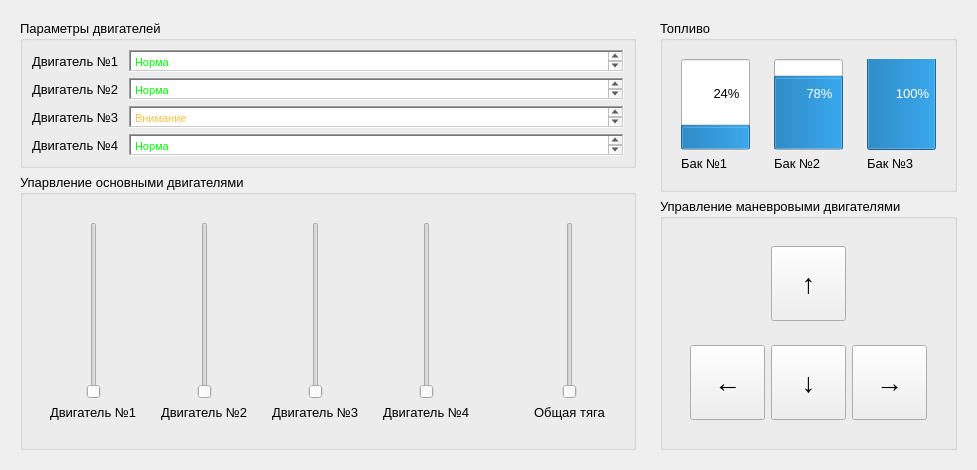
                <widget class="QFrame" name="frame_27">
                 <layout class="QHBoxLayout" name="horizontalLayout_25">
                  <item>
                   <widget class="QFrame" name="frame_38">
                    <layout class="QVBoxLayout" name="verticalLayout_16">
                     <item>
                      <widget class="QGroupBox" name="groupBox_9">
                       <property name="maximumSize">
                        <size>
                         <width>16777215</width>
                         <height>185</height>
                        </size>
                       </property>
                       <property name="font">
                        <font>
                         <pointsize>10</pointsize>
                        </font>
                       </property>
                       <property name="title">
                        <string>Параметры двигателей</string>
                       </property>
                       <layout class="QVBoxLayout" name="verticalLayout">
                        <item>
                         <widget class="QFrame" name="frame_28">
                          <layout class="QHBoxLayout" name="horizontalLayout_16">
                           <property name="spacing">
                            <number>10</number>
                           </property>
                           <property name="leftMargin">
                            <number>0</number>
                           </property>
                           <property name="topMargin">
                            <number>0</number>
                           </property>
                           <property name="rightMargin">
                            <number>0</number>
                           </property>
                           <property name="bottomMargin">
                            <number>0</number>
                           </property>
                           <item>
                            <widget class="QLabel" name="label_19">
                             <property name="text">
                              <string>Двигатель №1</string>
                             </property>
                            </widget>
                           </item>
                           <item>
                            <widget class="QTextEdit" name="textEdit_2">
                             <property name="sizePolicy">
                              <sizepolicy hsizetype="Expanding" vsizetype="Preferred">
                               <horstretch>0</horstretch>
                               <verstretch>0</verstretch>
                              </sizepolicy>
                             </property>
                             <property name="maximumSize">
                              <size>
                               <width>16777215</width>
                               <height>22</height>
                              </size>
                             </property>
                             <property name="frameShape">
                              <enum>QFrame::WinPanel</enum>
                             </property>
                             <property name="frameShadow">
                              <enum>QFrame::Sunken</enum>
                             </property>
                             <property name="html">
                              <string>&lt;!DOCTYPE HTML PUBLIC &quot;-//W3C//DTD HTML 4.0//EN&quot; &quot;http://www.w3.org/TR/REC-html40/strict.dtd&quot;&gt;
&lt;html&gt;&lt;head&gt;&lt;meta name=&quot;qrichtext&quot; content=&quot;1&quot; /&gt;&lt;style type=&quot;text/css&quot;&gt;
p, li { white-space: pre-wrap; }
&lt;/style&gt;&lt;/head&gt;&lt;body style=&quot; font-family:'Ubuntu'; font-size:10pt; font-weight:400; font-style:normal;&quot;&gt;
&lt;p style=&quot; margin-top:0px; margin-bottom:0px; margin-left:0px; margin-right:0px; -qt-block-indent:0; text-indent:0px;&quot;&gt;&lt;span style=&quot; font-family:'MS Shell Dlg 2'; font-size:8.25pt; color:#00ff00;&quot;&gt;Норма&lt;/span&gt;&lt;/p&gt;&lt;/body&gt;&lt;/html&gt;</string>
                             </property>
                            </widget>
                           </item>
                          </layout>
                         </widget>
                        </item>
                        <item>
                         <widget class="QFrame" name="frame_29">
                          <layout class="QHBoxLayout" name="horizontalLayout_17">
                           <property name="spacing">
                            <number>10</number>
                           </property>
                           <property name="leftMargin">
                            <number>0</number>
                           </property>
                           <property name="topMargin">
                            <number>0</number>
                           </property>
                           <property name="rightMargin">
                            <number>0</number>
                           </property>
                           <property name="bottomMargin">
                            <number>0</number>
                           </property>
                           <item>
                            <widget class="QLabel" name="label_20">
                             <property name="text">
                              <string>Двигатель №2</string>
                             </property>
                            </widget>
                           </item>
                           <item>
                            <widget class="QTextEdit" name="textEdit_3">
                             <property name="sizePolicy">
                              <sizepolicy hsizetype="Expanding" vsizetype="Preferred">
                               <horstretch>0</horstretch>
                               <verstretch>0</verstretch>
                              </sizepolicy>
                             </property>
                             <property name="maximumSize">
                              <size>
                               <width>16777215</width>
                               <height>22</height>
                              </size>
                             </property>
                             <property name="frameShape">
                              <enum>QFrame::WinPanel</enum>
                             </property>
                             <property name="frameShadow">
                              <enum>QFrame::Sunken</enum>
                             </property>
                             <property name="html">
                              <string>&lt;!DOCTYPE HTML PUBLIC &quot;-//W3C//DTD HTML 4.0//EN&quot; &quot;http://www.w3.org/TR/REC-html40/strict.dtd&quot;&gt;
&lt;html&gt;&lt;head&gt;&lt;meta name=&quot;qrichtext&quot; content=&quot;1&quot; /&gt;&lt;style type=&quot;text/css&quot;&gt;
p, li { white-space: pre-wrap; }
&lt;/style&gt;&lt;/head&gt;&lt;body style=&quot; font-family:'Ubuntu'; font-size:10pt; font-weight:400; font-style:normal;&quot;&gt;
&lt;p style=&quot; margin-top:0px; margin-bottom:0px; margin-left:0px; margin-right:0px; -qt-block-indent:0; text-indent:0px;&quot;&gt;&lt;span style=&quot; font-family:'MS Shell Dlg 2'; font-size:8.25pt; color:#00ff00;&quot;&gt;Норма&lt;/span&gt;&lt;/p&gt;&lt;/body&gt;&lt;/html&gt;</string>
                             </property>
                            </widget>
                           </item>
                          </layout>
                         </widget>
                        </item>
                        <item>
                         <widget class="QFrame" name="frame_31">
                          <layout class="QHBoxLayout" name="horizontalLayout_23">
                           <property name="spacing">
                            <number>10</number>
                           </property>
                           <property name="leftMargin">
                            <number>0</number>
                           </property>
                           <property name="topMargin">
                            <number>0</number>
                           </property>
                           <property name="rightMargin">
                            <number>0</number>
                           </property>
                           <property name="bottomMargin">
                            <number>0</number>
                           </property>
                           <item>
                            <widget class="QLabel" name="label_21">
                             <property name="text">
                              <string>Двигатель №3</string>
                             </property>
                            </widget>
                           </item>
                           <item>
                            <widget class="QTextEdit" name="textEdit_4">
                             <property name="sizePolicy">
                              <sizepolicy hsizetype="Expanding" vsizetype="Preferred">
                               <horstretch>0</horstretch>
                               <verstretch>0</verstretch>
                              </sizepolicy>
                             </property>
                             <property name="maximumSize">
                              <size>
                               <width>16777215</width>
                               <height>22</height>
                              </size>
                             </property>
                             <property name="frameShape">
                              <enum>QFrame::WinPanel</enum>
                             </property>
                             <property name="frameShadow">
                              <enum>QFrame::Sunken</enum>
                             </property>
                             <property name="html">
                              <string>&lt;!DOCTYPE HTML PUBLIC &quot;-//W3C//DTD HTML 4.0//EN&quot; &quot;http://www.w3.org/TR/REC-html40/strict.dtd&quot;&gt;
&lt;html&gt;&lt;head&gt;&lt;meta name=&quot;qrichtext&quot; content=&quot;1&quot; /&gt;&lt;style type=&quot;text/css&quot;&gt;
p, li { white-space: pre-wrap; }
&lt;/style&gt;&lt;/head&gt;&lt;body style=&quot; font-family:'Ubuntu'; font-size:10pt; font-weight:400; font-style:normal;&quot;&gt;
&lt;p style=&quot; margin-top:0px; margin-bottom:0px; margin-left:0px; margin-right:0px; -qt-block-indent:0; text-indent:0px;&quot;&gt;&lt;span style=&quot; font-family:'MS Shell Dlg 2'; font-size:8.25pt; color:#fdc149;&quot;&gt;Внимание&lt;/span&gt;&lt;/p&gt;&lt;/body&gt;&lt;/html&gt;</string>
                             </property>
                            </widget>
                           </item>
                          </layout>
                         </widget>
                        </item>
                        <item>
                         <widget class="QFrame" name="frame_30">
                          <layout class="QHBoxLayout" name="horizontalLayout_24">
                           <property name="spacing">
                            <number>10</number>
                           </property>
                           <property name="leftMargin">
                            <number>0</number>
                           </property>
                           <property name="topMargin">
                            <number>0</number>
                           </property>
                           <property name="rightMargin">
                            <number>0</number>
                           </property>
                           <property name="bottomMargin">
                            <number>0</number>
                           </property>
                           <item>
                            <widget class="QLabel" name="label_22">
                             <property name="text">
                              <string>Двигатель №4</string>
                             </property>
                            </widget>
                           </item>
                           <item>
                            <widget class="QTextEdit" name="textEdit_5">
                             <property name="sizePolicy">
                              <sizepolicy hsizetype="Expanding" vsizetype="Preferred">
                               <horstretch>0</horstretch>
                               <verstretch>0</verstretch>
                              </sizepolicy>
                             </property>
                             <property name="maximumSize">
                              <size>
                               <width>16777215</width>
                               <height>22</height>
                              </size>
                             </property>
                             <property name="frameShape">
                              <enum>QFrame::WinPanel</enum>
                             </property>
                             <property name="frameShadow">
                              <enum>QFrame::Sunken</enum>
                             </property>
                             <property name="html">
                              <string>&lt;!DOCTYPE HTML PUBLIC &quot;-//W3C//DTD HTML 4.0//EN&quot; &quot;http://www.w3.org/TR/REC-html40/strict.dtd&quot;&gt;
&lt;html&gt;&lt;head&gt;&lt;meta name=&quot;qrichtext&quot; content=&quot;1&quot; /&gt;&lt;style type=&quot;text/css&quot;&gt;
p, li { white-space: pre-wrap; }
&lt;/style&gt;&lt;/head&gt;&lt;body style=&quot; font-family:'Ubuntu'; font-size:10pt; font-weight:400; font-style:normal;&quot;&gt;
&lt;p style=&quot; margin-top:0px; margin-bottom:0px; margin-left:0px; margin-right:0px; -qt-block-indent:0; text-indent:0px;&quot;&gt;&lt;span style=&quot; font-family:'MS Shell Dlg 2'; font-size:8.25pt; color:#00ff00;&quot;&gt;Норма&lt;/span&gt;&lt;/p&gt;&lt;/body&gt;&lt;/html&gt;</string>
                             </property>
                            </widget>
                           </item>
                          </layout>
                         </widget>
                        </item>
                       </layout>
                      </widget>
                     </item>
                     <item>
                      <widget class="QGroupBox" name="groupBox_7">
                       <property name="font">
                        <font>
                         <pointsize>10</pointsize>
                        </font>
                       </property>
                       <property name="title">
                        <string>Упарвление основными двигателями</string>
                       </property>
                       <layout class="QHBoxLayout" name="horizontalLayout_13">
                        <item>
                         <widget class="QFrame" name="frame_37">
                          <layout class="QHBoxLayout" name="horizontalLayout_12">
                           <item>
                            <widget class="QFrame" name="frame_36">
                             <layout class="QVBoxLayout" name="verticalLayout_3">
                              <item>
                               <widget class="QSlider" name="verticalSlider">
                                <property name="sizePolicy">
                                 <sizepolicy hsizetype="Minimum" vsizetype="Expanding">
                                  <horstretch>0</horstretch>
                                  <verstretch>0</verstretch>
                                 </sizepolicy>
                                </property>
                                <property name="orientation">
                                 <enum>Qt::Vertical</enum>
                                </property>
                               </widget>
                              </item>
                              <item>
                               <widget class="QLabel" name="label_7">
                                <property name="text">
                                 <string>Двигатель №1</string>
                                </property>
                               </widget>
                              </item>
                             </layout>
                            </widget>
                           </item>
                           <item>
                            <widget class="QFrame" name="frame_35">
                             <layout class="QVBoxLayout" name="verticalLayout_12">
                              <item>
                               <widget class="QSlider" name="verticalSlider_2">
                                <property name="sizePolicy">
                                 <sizepolicy hsizetype="Minimum" vsizetype="Expanding">
                                  <horstretch>0</horstretch>
                                  <verstretch>0</verstretch>
                                 </sizepolicy>
                                </property>
                                <property name="orientation">
                                 <enum>Qt::Vertical</enum>
                                </property>
                               </widget>
                              </item>
                              <item>
                               <widget class="QLabel" name="label_8">
                                <property name="text">
                                 <string>Двигатель №2</string>
                                </property>
                               </widget>
                              </item>
                             </layout>
                            </widget>
                           </item>
                           <item>
                            <widget class="QFrame" name="frame_34">
                             <layout class="QVBoxLayout" name="verticalLayout_13">
                              <item>
                               <widget class="QSlider" name="verticalSlider_3">
                                <property name="sizePolicy">
                                 <sizepolicy hsizetype="Minimum" vsizetype="Expanding">
                                  <horstretch>0</horstretch>
                                  <verstretch>0</verstretch>
                                 </sizepolicy>
                                </property>
                                <property name="orientation">
                                 <enum>Qt::Vertical</enum>
                                </property>
                               </widget>
                              </item>
                              <item>
                               <widget class="QLabel" name="label_15">
                                <property name="minimumSize">
                                 <size>
                                  <width>77</width>
                                  <height>13</height>
                                 </size>
                                </property>
                                <property name="text">
                                 <string>Двигатель №3</string>
                                </property>
                               </widget>
                              </item>
                             </layout>
                            </widget>
                           </item>
                           <item>
                            <widget class="QFrame" name="frame_33">
                             <layout class="QVBoxLayout" name="verticalLayout_14">
                              <item>
                               <widget class="QSlider" name="verticalSlider_4">
                                <property name="sizePolicy">
                                 <sizepolicy hsizetype="Minimum" vsizetype="Expanding">
                                  <horstretch>0</horstretch>
                                  <verstretch>0</verstretch>
                                 </sizepolicy>
                                </property>
                                <property name="orientation">
                                 <enum>Qt::Vertical</enum>
                                </property>
                               </widget>
                              </item>
                              <item>
                               <widget class="QLabel" name="label_16">
                                <property name="text">
                                 <string>Двигатель №4</string>
                                </property>
                               </widget>
                              </item>
                             </layout>
                            </widget>
                           </item>
                           <item>
                            <spacer name="horizontalSpacer_3">
                             <property name="orientation">
                              <enum>Qt::Horizontal</enum>
                             </property>
                             <property name="sizeType">
                              <enum>QSizePolicy::Ignored</enum>
                             </property>
                             <property name="sizeHint" stdset="0">
                              <size>
                               <width>40</width>
                               <height>20</height>
                              </size>
                             </property>
                            </spacer>
                           </item>
                           <item>
                            <widget class="QFrame" name="frame_32">
                             <layout class="QVBoxLayout" name="verticalLayout_15">
                              <item>
                               <widget class="QSlider" name="verticalSlider_5">
                                <property name="sizePolicy">
                                 <sizepolicy hsizetype="Minimum" vsizetype="Expanding">
                                  <horstretch>0</horstretch>
                                  <verstretch>0</verstretch>
                                 </sizepolicy>
                                </property>
                                <property name="orientation">
                                 <enum>Qt::Vertical</enum>
                                </property>
                               </widget>
                              </item>
                              <item>
                               <widget class="QLabel" name="label_17">
                                <property name="text">
                                 <string>Общая тяга</string>
                                </property>
                               </widget>
                              </item>
                             </layout>
                            </widget>
                           </item>
                          </layout>
                         </widget>
                        </item>
                       </layout>
                      </widget>
                     </item>
                    </layout>
                   </widget>
                  </item>
                  <item>
                   <widget class="QFrame" name="frame_39">
                    <layout class="QVBoxLayout" name="verticalLayout_17">
                     <item>
                      <widget class="QGroupBox" name="groupBox_6">
                       <property name="font">
                        <font>
                         <pointsize>10</pointsize>
                        </font>
                       </property>
                       <property name="title">
                        <string>Топливо</string>
                       </property>
                       <layout class="QHBoxLayout" name="horizontalLayout_19">
                        <item>
                         <widget class="QFrame" name="frame_11">
                          <layout class="QVBoxLayout" name="verticalLayout_22">
                           <item>
                            <widget class="QProgressBar" name="progressBar">
                             <property name="sizePolicy">
                              <sizepolicy hsizetype="Minimum" vsizetype="Expanding">
                               <horstretch>0</horstretch>
                               <verstretch>0</verstretch>
                              </sizepolicy>
                             </property>
                             <property name="value">
                              <number>24</number>
                             </property>
                             <property name="orientation">
                              <enum>Qt::Vertical</enum>
                             </property>
                            </widget>
                           </item>
                           <item>
                            <widget class="QLabel" name="label_9">
                             <property name="text">
                              <string>Бак №1</string>
                             </property>
                            </widget>
                           </item>
                          </layout>
                         </widget>
                        </item>
                        <item>
                         <widget class="QFrame" name="frame_13">
                          <layout class="QVBoxLayout" name="verticalLayout_23">
                           <item>
                            <widget class="QProgressBar" name="progressBar_2">
                             <property name="sizePolicy">
                              <sizepolicy hsizetype="Minimum" vsizetype="Expanding">
                               <horstretch>0</horstretch>
                               <verstretch>0</verstretch>
                              </sizepolicy>
                             </property>
                             <property name="value">
                              <number>78</number>
                             </property>
                             <property name="orientation">
                              <enum>Qt::Vertical</enum>
                             </property>
                            </widget>
                           </item>
                           <item>
                            <widget class="QLabel" name="label_10">
                             <property name="text">
                              <string>Бак №2</string>
                             </property>
                            </widget>
                           </item>
                          </layout>
                         </widget>
                        </item>
                        <item>
                         <widget class="QFrame" name="frame_12">
                          <layout class="QVBoxLayout" name="verticalLayout_24">
                           <item>
                            <widget class="QProgressBar" name="progressBar_3">
                             <property name="sizePolicy">
                              <sizepolicy hsizetype="Minimum" vsizetype="Expanding">
                               <horstretch>0</horstretch>
                               <verstretch>0</verstretch>
                              </sizepolicy>
                             </property>
                             <property name="minimum">
                              <number>0</number>
                             </property>
                             <property name="value">
                              <number>100</number>
                             </property>
                             <property name="orientation">
                              <enum>Qt::Vertical</enum>
                             </property>
                            </widget>
                           </item>
                           <item>
                            <widget class="QLabel" name="label_11">
                             <property name="text">
                              <string>Бак №3</string>
                             </property>
                            </widget>
                           </item>
                          </layout>
                         </widget>
                        </item>
                       </layout>
                      </widget>
                     </item>
                     <item>
                      <widget class="QGroupBox" name="groupBox_3">
                       <property name="font">
                        <font>
                         <pointsize>10</pointsize>
                        </font>
                       </property>
                       <property name="title">
                        <string>Управление маневровыми двигателями</string>
                       </property>
                       <layout class="QHBoxLayout" name="horizontalLayout_15">
                        <item>
                         <widget class="QFrame" name="frame_16">
                          <layout class="QVBoxLayout" name="verticalLayout_28">
                           <item>
                            <widget class="QFrame" name="frame_14">
                             <layout class="QHBoxLayout" name="horizontalLayout_22">
                              <item>
                               <widget class="QPushButton" name="pushButton_13">
                                <property name="minimumSize">
                                 <size>
                                  <width>75</width>
                                  <height>75</height>
                                 </size>
                                </property>
                                <property name="maximumSize">
                                 <size>
                                  <width>75</width>
                                  <height>75</height>
                                 </size>
                                </property>
                                <property name="font">
                                 <font>
                                  <pointsize>20</pointsize>
                                 </font>
                                </property>
                                <property name="text">
                                 <string>↑</string>
                                </property>
                               </widget>
                              </item>
                             </layout>
                            </widget>
                           </item>
                           <item>
                            <widget class="QFrame" name="frame_15">
                             <layout class="QHBoxLayout" name="horizontalLayout_9">
                              <item>
                               <widget class="QPushButton" name="pushButton_6">
                                <property name="minimumSize">
                                 <size>
                                  <width>75</width>
                                  <height>75</height>
                                 </size>
                                </property>
                                <property name="maximumSize">
                                 <size>
                                  <width>75</width>
                                  <height>75</height>
                                 </size>
                                </property>
                                <property name="font">
                                 <font>
                                  <pointsize>20</pointsize>
                                 </font>
                                </property>
                                <property name="text">
                                 <string>←</string>
                                </property>
                               </widget>
                              </item>
                              <item>
                               <widget class="QPushButton" name="pushButton_5">
                                <property name="minimumSize">
                                 <size>
                                  <width>75</width>
                                  <height>75</height>
                                 </size>
                                </property>
                                <property name="maximumSize">
                                 <size>
                                  <width>75</width>
                                  <height>75</height>
                                 </size>
                                </property>
                                <property name="font">
                                 <font>
                                  <pointsize>20</pointsize>
                                 </font>
                                </property>
                                <property name="text">
                                 <string>↓</string>
                                </property>
                               </widget>
                              </item>
                              <item>
                               <widget class="QPushButton" name="pushButton_4">
                                <property name="minimumSize">
                                 <size>
                                  <width>75</width>
                                  <height>75</height>
                                 </size>
                                </property>
                                <property name="maximumSize">
                                 <size>
                                  <width>75</width>
                                  <height>75</height>
                                 </size>
                                </property>
                                <property name="font">
                                 <font>
                                  <pointsize>20</pointsize>
                                 </font>
                                </property>
                                <property name="text">
                                 <string>→</string>
                                </property>
                               </widget>
                              </item>
                             </layout>
                            </widget>
                           </item>
                          </layout>
                         </widget>
                        </item>
                       </layout>
                      </widget>
                     </item>
                    </layout>
                   </widget>
                  </item>
                 </layout>
                </widget>
